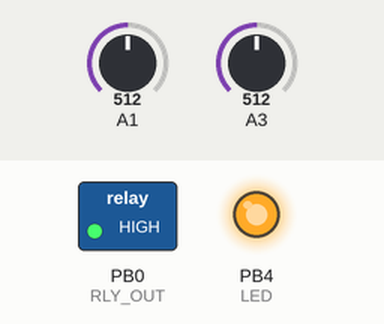
This sketch was run on a simulated ATtiny85, built with avr-gcc and run on an emulated ATtiny85. Shown: switched loads named in the sketch (green lamp = pin HIGH), output pins drawn as LEDs (lit = HIGH). The inputs (shaded band) are chosen by the test bench; at power-on: A1 = 512, A3 = 512.

Above: at 0.1 s.
At 0.8 s:
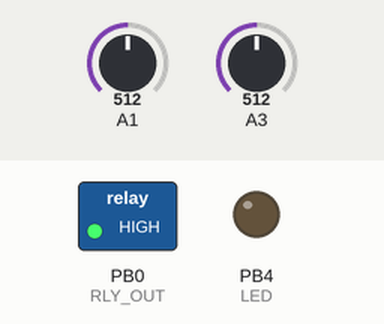
At 1.6 s:
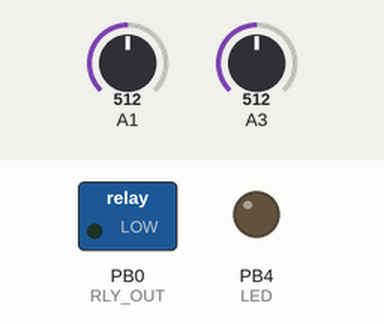
Timing chart, 0 to 3.1 s (numbered marks = the images above):
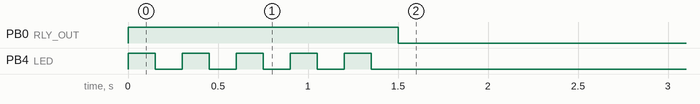

The sketch:

Digispark_Firmware_Rev1.6.ino
```cpp
/*Thermostat firmware
  Rev 1.6
  Increased delay in relay cycling, prev had hysterisis when cycling relay @ temp.
*/

//Name pins
//INPUTS
const int THERMISTOR = 1; //For analogRead, pin2 is 1. Yes, confusing...
const int BIASPOT = 3; //For analogRead, pin3 is 3
//OUTPUTS
const int LED = 4; //Circuit LED on pin 4
const int RLY_OUT = 0; //Output. NOTE: do not use pin 5, resets micro on chinese clones


void setup() {
  //Initialize pins
  pinMode(THERMISTOR, INPUT); //No need to set these as inputs, unless they were previously set as outputs
  pinMode(BIASPOT, INPUT);    //Set anyway, safety's sake
  pinMode(LED, OUTPUT);
  digitalWrite(LED, LOW);
  pinMode(RLY_OUT, OUTPUT);
  digitalWrite(RLY_OUT, LOW);

  //Blink Led to display reset. Don't blink on output transistor.
  digitalWrite(RLY_OUT, HIGH);
  ledBlink(LED, 150, 150, 5); //o
  digitalWrite(RLY_OUT, LOW);
}

void loop() {
  //Read sensor and bias pots
  int bias = readAvg(2, BIASPOT, 5);
  bias = bias/2; //Halve bias reading, to more closely match thermistor reading ~360, decreases pot sensitivity.
  int temp = readAvg(5, THERMISTOR, 250); //5 averages of the thermistor, .25sec total averaging time.

  //Control logic: Check temp in outer loop, inner loops check if relay status needs changed
  if(temp < bias){ //Temp is too high, but thermistor is negative coeff, so lower number signifies too hot
    if(digitalRead(RLY_OUT) == LOW){ //Relay is off, turn it on
      digitalWrite(LED, HIGH);
      digitalWrite(RLY_OUT, HIGH);
    }
    //delay(10); //Necessary here??
  } else { //Temp is low enough
    if(digitalRead(RLY_OUT) == HIGH){ //If relay is on, turn it off
      digitalWrite(LED, LOW);
      digitalWrite(RLY_OUT, LOW);
    }
    //delay(10);
  }
  delay(60000L); //Delay 60 sec before taking another reading, prevents rapid cycling of relay.
}

int readAvg(int num, int pin, int delayTime){  //Take average of 'num' analogReads on 'pin'. Delay time is total time for the loop.
  int x = 0; //Initialize t @ 0 to hold bias pot reading
  int t = delayTime/num; //Calc delay time for each averaging loop.

  for(int i = 0; i < num; i++){ //Loop 5 times, add each reading
    x = x + analogRead(pin);
    delay(t);
  }

  x = x / num; //take average
  return x;
}

void ledBlink(int PIN, int delay1, int delay2, int numLoops){ //Blink the led x times, delayTime between blinks
  for(int i=0; i < numLoops; i++){
    digitalWrite(PIN, HIGH);
    delay(delay1);
    digitalWrite(PIN, LOW);
    delay(delay2);
  }
}
```
